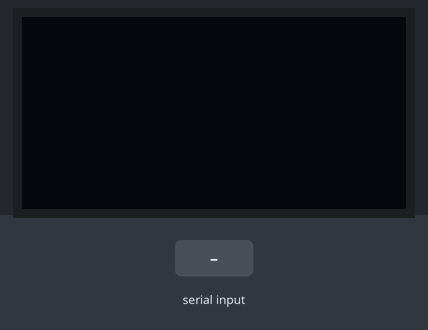
Recording of a sketch running on a simulated ESP8266 (NodeMCU). Parts: 128×64 one-colour display. The test bench sets the inputs (shaded band). What the sketch prints to the serial monitor is not drawn.

Above: at 2.2 s.
2.3 s: "1" received over Serial
At 3.9 s:
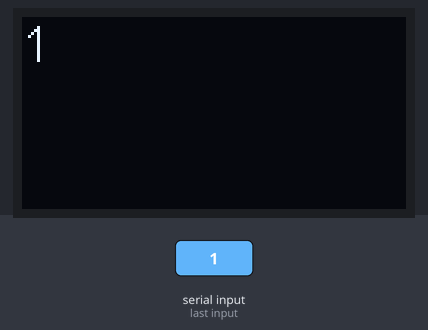
4.8 s: "0" received over Serial
At 7.0 s:
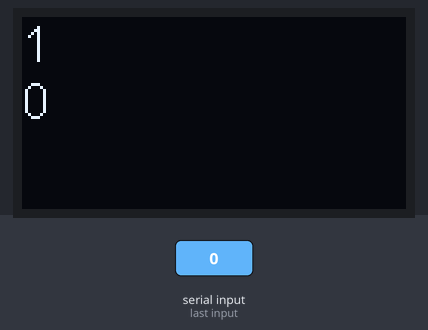
7.3 s: "2" received over Serial
At 8.9 s:
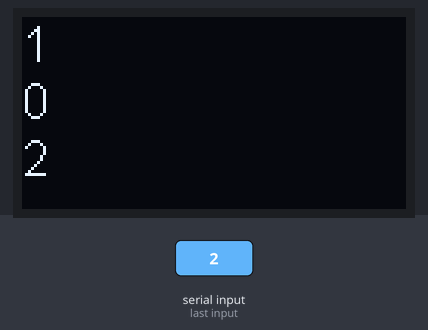
Timing chart, 0 to 10.4 s (numbered marks = the images above; inputs shaded):
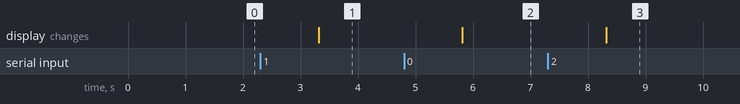

Measured:
- after the input at 2.3 s, the display: changes after 1.0 s (image 1)
- after the input at 4.8 s, the display: changes after 1.0 s (image 2)
- after the input at 7.3 s, the display: changes after 1.0 s (image 3)

The sketch:

oled-test.ino
```cpp
#include "SSD1306Wire.h"

SSD1306Wire display(0x3c, D3, D5);

// void prinToScreenNative(String str)
// {
//   display.drawString(str);
//   // Print to the screen
//   display.println(str);
//   // Draw it to the internal screen buffer
//   display.drawLogBuffer(0, 0);
//   // Display it on the screen
//   display.display();
//   delay(500);
// }

void prinToScreen(String str)
{
  display.clear();
  // Print to the screen
  display.println(str);
  // Draw it to the internal screen buffer
  display.drawLogBuffer(0, 0);
  // Display it on the screen
  display.display();
  delay(500);
}

void printBuffer(void)
{
  // Some test data
  const char *test[] = {
      "Hello",
      "World",
      "----",
      "Show off",
      "how",
      "the log buffer",
      "is",
      "working.",
      "Even",
      "scrolling is",
      "working"};

  for (uint8_t i = 0; i < 11; i++)
  {
    display.clear();
    // Print to the screen
    display.println(test[i]);
    // Draw it to the internal screen buffer
    display.drawLogBuffer(0, 0);
    // Display it on the screen
    display.display();
    delay(500);
  }
}

void setup()
{
  Serial.begin(9600);
  // Serial.setDebugOutput(true);
  display.init();
  display.setContrast(255);
  display.setLogBuffer(4, 14);
  display.setFont(ArialMT_Plain_16);

  // prinToScreen("aaaaaaaaaaaa");
  // printBuffer();
  delay(1000);
  // display.clear();
}

void loop()
{
  while (Serial.available() > 0)
  {
    String str = Serial.readString();
    if (str)
    {
      Serial.println("identified");
      // char *tmp = str.toCharArray();
      prinToScreen(str);
      delay(500);
    }
  }
}
```
